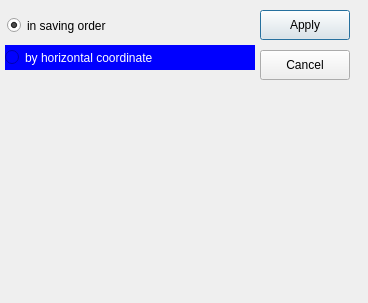
<?xml version="1.0" encoding="UTF-8"?>
<ui version="4.0">
 <class>AutoModeTypeDialog</class>
 <widget class="QDialog" name="AutoModeTypeDialog">
  <property name="geometry">
   <rect>
    <x>0</x>
    <y>0</y>
    <width>368</width>
    <height>303</height>
   </rect>
  </property>
  <property name="windowTitle">
   <string>Dialog</string>
  </property>
  <widget class="QPushButton" name="applyButton">
   <property name="geometry">
    <rect>
     <x>260</x>
     <y>10</y>
     <width>90</width>
     <height>30</height>
    </rect>
   </property>
   <property name="text">
    <string>Apply</string>
   </property>
  </widget>
  <widget class="QRadioButton" name="byHorizontalCoordinateRadioButton">
   <property name="geometry">
    <rect>
     <x>5</x>
     <y>45</y>
     <width>250</width>
     <height>25</height>
    </rect>
   </property>
   <property name="autoFillBackground">
    <bool>false</bool>
   </property>
   <property name="styleSheet">
    <string notr="true">QRadioButton#byHorizontalCoordinateRadioButton
{
background:blue;
color:white;
}</string>
   </property>
   <property name="text">
    <string>by horizontal coordinate</string>
   </property>
   <property name="autoRepeatDelay">
    <number>300</number>
   </property>
  </widget>
  <widget class="QRadioButton" name="inSavingOrderRadioButton">
   <property name="geometry">
    <rect>
     <x>7</x>
     <y>13</y>
     <width>250</width>
     <height>25</height>
    </rect>
   </property>
   <property name="styleSheet">
    <string notr="true">QRadioButton::indikator
{
width: 10px;
height:10px
}
QRadioButton::indikator::unchecked
{
background:blue;
}
QRadioButton::indikator::checked
{
background:brown;
}</string>
   </property>
   <property name="text">
    <string>in saving order</string>
   </property>
   <property name="checked">
    <bool>true</bool>
   </property>
  </widget>
  <widget class="QPushButton" name="cancelButton">
   <property name="geometry">
    <rect>
     <x>260</x>
     <y>50</y>
     <width>90</width>
     <height>30</height>
    </rect>
   </property>
   <property name="text">
    <string>Cancel</string>
   </property>
  </widget>
 </widget>
 <resources/>
 <connections/>
</ui>
